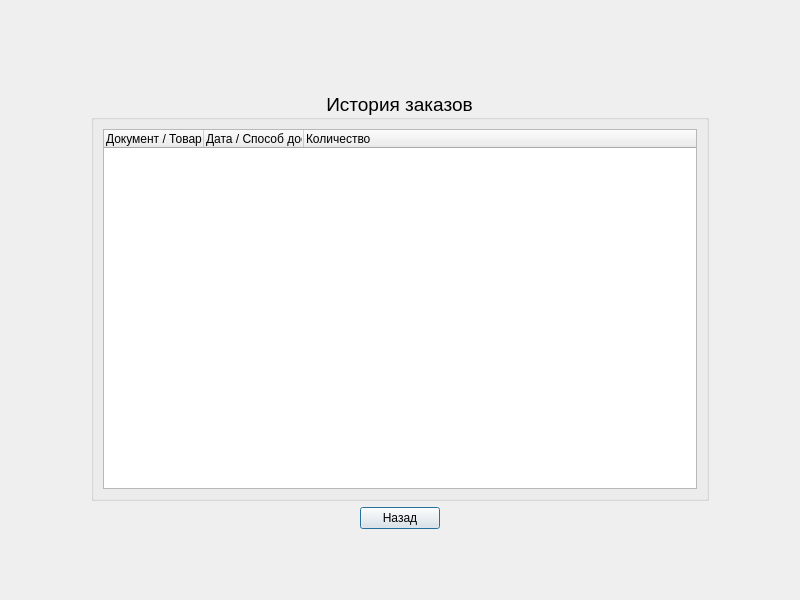
<?xml version="1.0" encoding="UTF-8"?>
<ui version="4.0">
 <class>OrderHistoryDialog</class>
 <widget class="QDialog" name="OrderHistoryDialog">
  <property name="geometry">
   <rect>
    <x>0</x>
    <y>0</y>
    <width>800</width>
    <height>600</height>
   </rect>
  </property>
  <property name="windowTitle">
   <string>Dialog</string>
  </property>
  <layout class="QGridLayout" name="gridLayout_3">
   <item row="1" column="0">
    <spacer name="horizontalSpacer">
     <property name="orientation">
      <enum>Qt::Orientation::Horizontal</enum>
     </property>
     <property name="sizeType">
      <enum>QSizePolicy::Policy::Fixed</enum>
     </property>
     <property name="sizeHint" stdset="0">
      <size>
       <width>80</width>
       <height>20</height>
      </size>
     </property>
    </spacer>
   </item>
   <item row="2" column="1">
    <layout class="QGridLayout" name="gridLayout">
     <item row="0" column="0">
      <spacer name="horizontalSpacer_3">
       <property name="orientation">
        <enum>Qt::Orientation::Horizontal</enum>
       </property>
       <property name="sizeHint" stdset="0">
        <size>
         <width>40</width>
         <height>20</height>
        </size>
       </property>
      </spacer>
     </item>
     <item row="0" column="2">
      <spacer name="horizontalSpacer_4">
       <property name="orientation">
        <enum>Qt::Orientation::Horizontal</enum>
       </property>
       <property name="sizeHint" stdset="0">
        <size>
         <width>40</width>
         <height>20</height>
        </size>
       </property>
      </spacer>
     </item>
     <item row="0" column="1">
      <widget class="QPushButton" name="btnClose">
       <property name="font">
        <font>
         <pointsize>9</pointsize>
        </font>
       </property>
       <property name="text">
        <string>Назад</string>
       </property>
      </widget>
     </item>
    </layout>
   </item>
   <item row="3" column="1">
    <spacer name="verticalSpacer">
     <property name="orientation">
      <enum>Qt::Orientation::Vertical</enum>
     </property>
     <property name="sizeType">
      <enum>QSizePolicy::Policy::Fixed</enum>
     </property>
     <property name="sizeHint" stdset="0">
      <size>
       <width>20</width>
       <height>60</height>
      </size>
     </property>
    </spacer>
   </item>
   <item row="1" column="2">
    <spacer name="horizontalSpacer_2">
     <property name="orientation">
      <enum>Qt::Orientation::Horizontal</enum>
     </property>
     <property name="sizeType">
      <enum>QSizePolicy::Policy::Fixed</enum>
     </property>
     <property name="sizeHint" stdset="0">
      <size>
       <width>80</width>
       <height>20</height>
      </size>
     </property>
    </spacer>
   </item>
   <item row="1" column="1">
    <widget class="QGroupBox" name="groupBox">
     <property name="font">
      <font>
       <pointsize>14</pointsize>
      </font>
     </property>
     <property name="title">
      <string>История заказов</string>
     </property>
     <property name="alignment">
      <set>Qt::AlignmentFlag::AlignCenter</set>
     </property>
     <layout class="QGridLayout" name="gridLayout_2">
      <item row="0" column="0">
       <widget class="QTreeWidget" name="treeOrders">
        <property name="font">
         <font>
          <pointsize>9</pointsize>
         </font>
        </property>
        <column>
         <property name="text">
          <string>Документ / Товар</string>
         </property>
        </column>
        <column>
         <property name="text">
          <string>Дата / Способ доставки</string>
         </property>
        </column>
        <column>
         <property name="text">
          <string>Количество</string>
         </property>
        </column>
       </widget>
      </item>
     </layout>
    </widget>
   </item>
   <item row="0" column="1">
    <spacer name="verticalSpacer_2">
     <property name="orientation">
      <enum>Qt::Orientation::Vertical</enum>
     </property>
     <property name="sizeType">
      <enum>QSizePolicy::Policy::Fixed</enum>
     </property>
     <property name="sizeHint" stdset="0">
      <size>
       <width>20</width>
       <height>80</height>
      </size>
     </property>
    </spacer>
   </item>
  </layout>
 </widget>
 <resources/>
 <connections/>
</ui>
